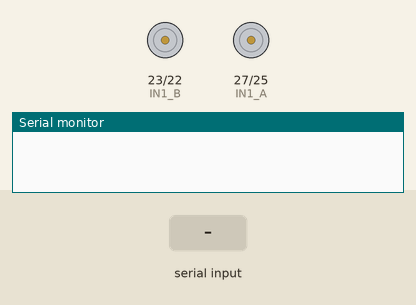
This program was run on a simulated ESP32. Shown: motor-driver pin pairs drawn as motors (green arrow = first pin HIGH = forward, orange = second pin HIGH = backward, longer = more drive, scaled by the enable pin), the last lines printed to the serial monitor. The inputs (shaded band) are chosen by the test bench.

Above: at 1.2 s.
1.3 s: "F" received over the second serial link
At 2.2 s:
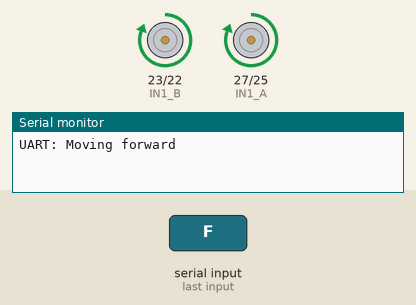
2.8 s: "B" received over the second serial link
At 3.3 s:
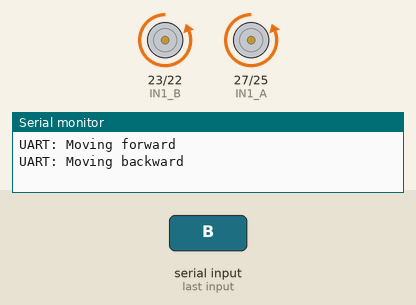
4.3 s: "R" received over the second serial link
At 5.5 s:
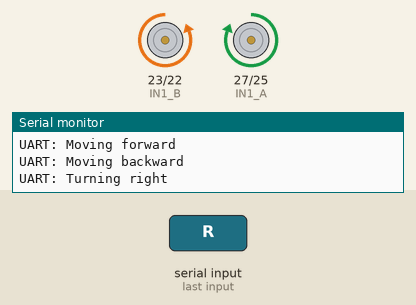
5.8 s: "L" received over the second serial link
At 6.8 s:
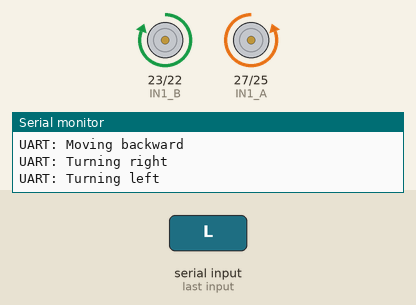
Timing chart, 0 to 8.3 s (numbered marks = the images above; inputs shaded):
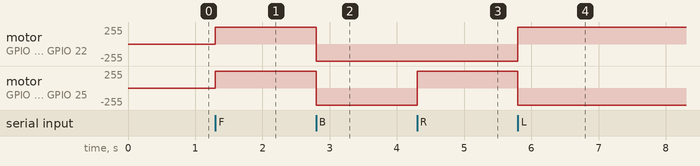

The program:

main.cpp
```cpp
#include <Arduino.h>
#include <HardwareSerial.h>

// Pin definitions for L298N motors
const unsigned int EN_A = 26;
const unsigned int IN1_A = 27;
const unsigned int IN2_A = 25;
const unsigned int IN1_B = 23;
const unsigned int IN2_B = 22;
const unsigned int EN_B = 14;

// UART Pins
#define UART_RX2 16
#define UART_TX2 17

unsigned long lastCommandTime = 0;

void setup() {
    Serial.begin(115200);   // USB debug
    Serial2.begin(115200, SERIAL_8N1, UART_RX2, UART_TX2);  // UART control

    // Initialize motor pins
    pinMode(EN_A, OUTPUT);
    pinMode(IN1_A, OUTPUT);
    pinMode(IN2_A, OUTPUT);
    pinMode(EN_B, OUTPUT);
    pinMode(IN1_B, OUTPUT);
    pinMode(IN2_B, OUTPUT);
}

// Basic motor control functions
void forwardA() {
    digitalWrite(EN_A, HIGH);
    digitalWrite(IN1_A, HIGH);
    digitalWrite(IN2_A, LOW);
}

void backwardA() {
    digitalWrite(EN_A, HIGH);
    digitalWrite(IN1_A, LOW);
    digitalWrite(IN2_A, HIGH);
}

void stopA() {
    digitalWrite(EN_A, LOW);
    digitalWrite(IN1_A, LOW);
    digitalWrite(IN2_A, LOW);
}

void forwardB() {
    digitalWrite(EN_B, HIGH);
    digitalWrite(IN1_B, HIGH);
    digitalWrite(IN2_B, LOW);
}

void backwardB() {
    digitalWrite(EN_B, HIGH);
    digitalWrite(IN1_B, LOW);
    digitalWrite(IN2_B, HIGH);
}

void stopB() {
    digitalWrite(EN_B, LOW);
    digitalWrite(IN1_B, LOW);
    digitalWrite(IN2_B, LOW);
}

// Movement functions
void moveForward() {
    forwardA();
    forwardB();
}

void moveBackward() {
    backwardA();
    backwardB();
}

void turnRight() {
    forwardA();
    backwardB();
}

void turnLeft() {
    forwardB();
    backwardA();
}

void stopAll() {
    stopA();
    stopB();
}

void handleUARTCommand(char cmd) {
    switch(toupper(cmd)) {
        case 'F':
            moveForward();
            Serial.println("UART: Moving forward");
            break;
        case 'B':
            moveBackward();
            Serial.println("UART: Moving backward");
            break;
        case 'R':
            turnRight();
            Serial.println("UART: Turning right");
            break;
        case 'L':
            turnLeft();
            Serial.println("UART: Turning left");
            break;
        default:
            stopAll();
            Serial.println("UART: Stop - Invalid command");
    }
}

void loop() {
    // Handle UART commands
    if (Serial2.available() > 0) {
        char cmd = Serial2.read();
        handleUARTCommand(cmd);
        lastCommandTime = millis();
    }
}
```

servo_control.cpp
```cpp
#include "servo_control.h"

ServoControl::ServoControl() {}

void ServoControl::begin() {
  // Configure LEDC PWM
  ledcSetup(pwmChannel, pwmFrequency, pwmResolution);
  ledcAttachPin(servoPin, pwmChannel);
}

void ServoControl::testMovement() {
  Serial.println("Starting 30-second oscillation between 60° and 120°");
  unsigned long startTime = millis();

  while (millis() - startTime < 30000) {
    moveToAngle(60);
    delay(1000);
    moveToAngle(120);
    delay(1000);
  }
  moveToAngle(90);
  Serial.println("Oscillation complete");
}

void ServoControl::moveToAngle(int angle) {
  angle = constrain(angle, 0, 360); // Ensure valid range
  Serial.printf("[SERVO] Moving to %d° on pin %d\n", angle, servoPin);
  int pulseWidth = map(angle, 0, 180, 500, 2400);
  int duty = (pulseWidth * pwmFrequency) * (1 << pwmResolution) / 1000000;
  ledcWrite(pwmChannel, duty);
}

void ServoControl::stop(bool immediate) {
  if(immediate) {
    ledcWrite(pwmChannel, 0); // Cut power immediately
    Serial.println("[SERVO] Emergency stop!");
  } else {
    moveToAngle(90); // Smooth return to neutral
    Serial.println("[SERVO] Returning to neutral position");
  }
}
```

servo_control.h
```cpp
#ifndef SERVO_CONTROL_H
#define SERVO_CONTROL_H

#include <Arduino.h>

class ServoControl {
  public:
    ServoControl();
    void begin();
    void testMovement();
    void moveToAngle(int angle);
    void stop(bool immediate = false);
  private:
    const int servoPin = 25; // Updated to 25 per servo from serial pin 25
    const int pwmChannel = 0;
    const int pwmFrequency = 50; // Hz
    const int pwmResolution = 13; // bits
};

#endif // SERVO_CONTROL_H
```

Measured:
- after the input at 1.3 s, motor on GPIO 23 (IN1_B) / GPIO 22 (IN2_B), motor on GPIO 27 (IN1_A) / GPIO 25 (IN2_A): stopped → forward 255/255 at once
- after the input at 2.8 s, motor on GPIO 23 (IN1_B) / GPIO 22 (IN2_B), motor on GPIO 27 (IN1_A) / GPIO 25 (IN2_A): forward 255/255 → backward 255/255 at once
- after the input at 4.3 s, motor on GPIO 27 (IN1_A) / GPIO 25 (IN2_A): backward 255/255 → forward 255/255 at once
- after the input at 5.8 s, motor on GPIO 23 (IN1_B) / GPIO 22 (IN2_B): backward 255/255 → forward 255/255 at once; motor on GPIO 27 (IN1_A) / GPIO 25 (IN2_A): forward 255/255 → backward 255/255 at once
